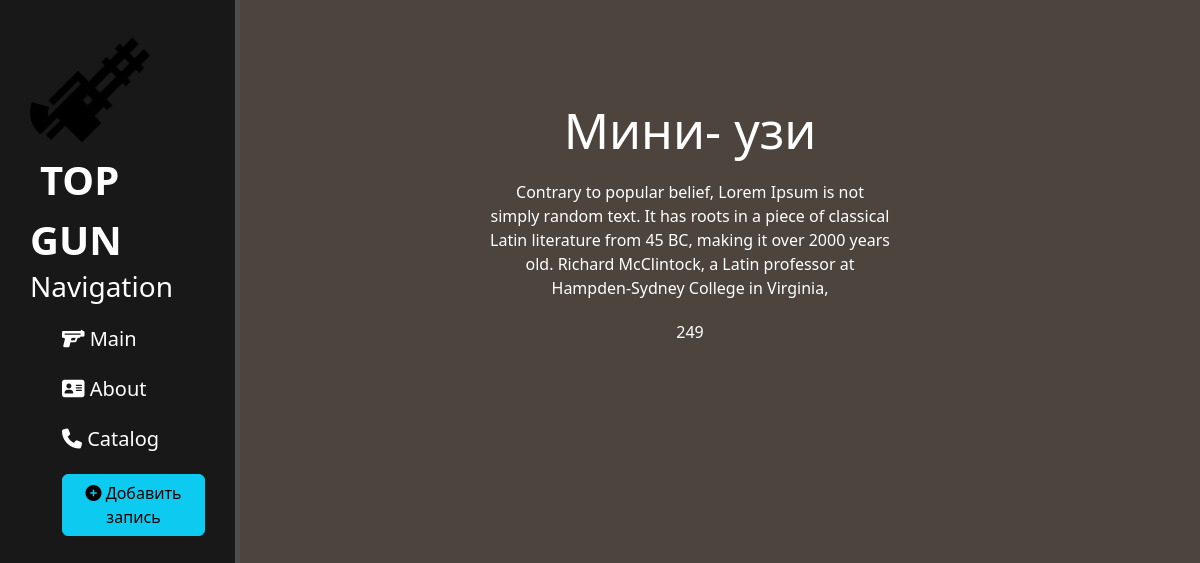
The page /catalog/3 on the database its author committed.
### catalog/models.py (models this page shows, shortened)
class Catalog(models.Model):
    title = models.CharField('Name', max_length=50)
    description = models.TextField('description')
    price = models.IntegerField()

### catalog/views.py (the view)
# urls.py: path('<int:pk>', views.CatalogDetailView.as_view(), name='catalog-detail'),
class CatalogDetailView(DetailView):
    model = Catalog
    template_name = 'catalog/details_view.html'
    context_object_name = 'article'

### catalog/templates/catalog/details_view.html (shortened to what this page needs)
{% extends 'main/layout.html'%}
{% block content %}
    <div class="features" >
        <h1>{{ article.title }}</h1>
        <p>{{ article.description }}</p>
        <p>{{ article.price }}</p>
    </div>
{% endblock %}

### main/static/main/css/main2.css (style rules this page uses)
body { background: #4c443d; }
main .features { float: left; color: #fff; margin-top: 100px; text-align: center; width: 75%; }
main .features h1 { font-size: 50px; }
main .features p { max-width: 400px; margin: 20px auto }

### rows shown on the page
Catalog: title "Мини- узи", description "Contrary to popular belief, Lorem Ipsum is not simply random text. It has roots in a piece of classical Latin literature from 45 BC, making it over 2000 years old. Richard McClintock, a Latin professor at Hampden-Sydney College in Virginia,", price "249"
